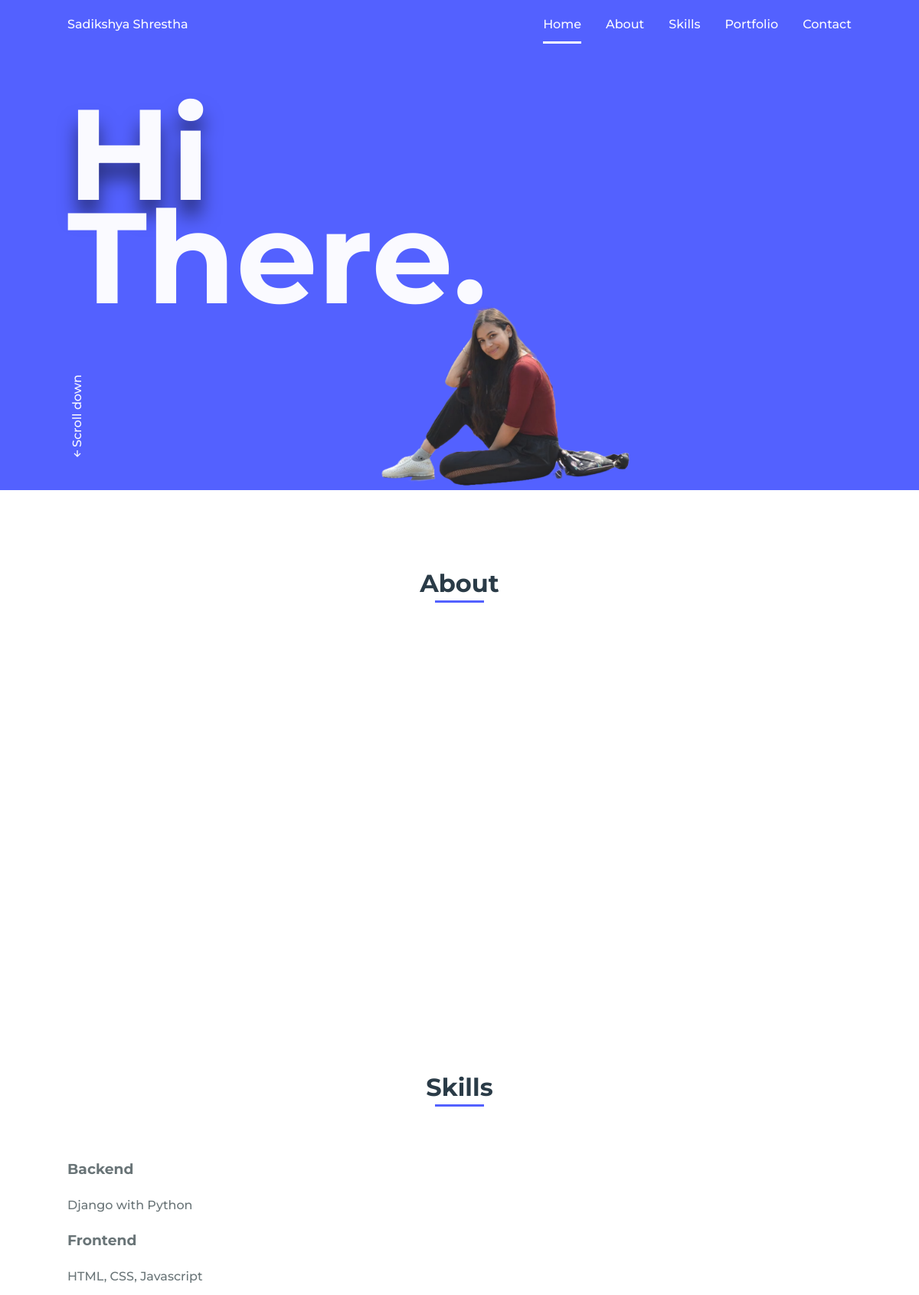
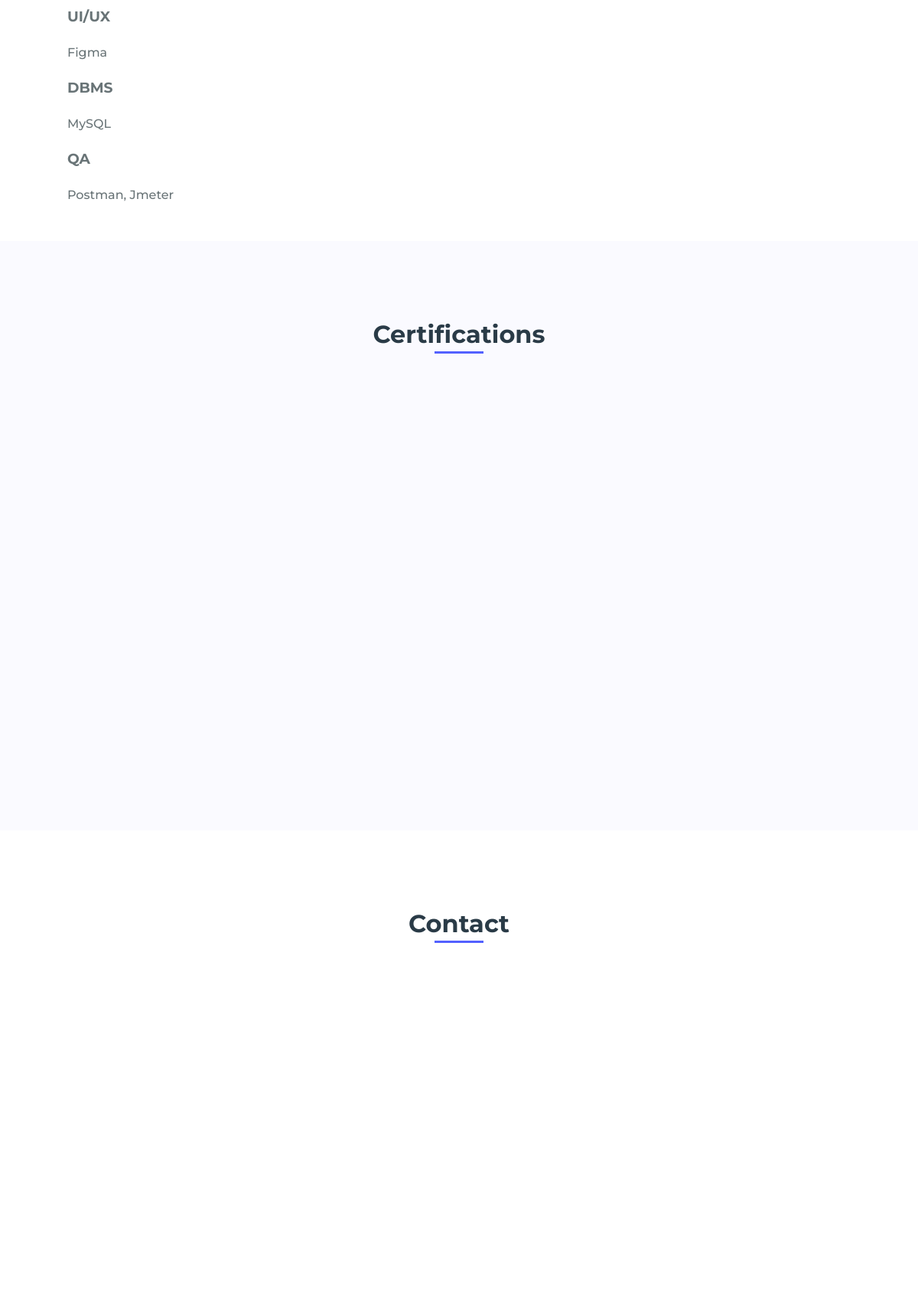
The page / (upper part) on the database its author committed (2 pictures, top to bottom).
### sadikshya/models.py (models this page shows, shortened)
class Home(models.Model):
    name = models.CharField(max_length= 20)
    greetings_1 = models.CharField(max_length= 5)
    greetings_2 = models.CharField(max_length= 5)
    picture = models.ImageField(upload_to= 'picture/')
    updated = models.DateTimeField(auto_now= True)

class Category(models.Model):
    name = models.CharField(max_length= 20)
    updated = models.DateTimeField(auto_now= True)
    class Meta:
        verbose_name = 'Skill'
        verbose_name_plural = 'Skills'

class Skills(models.Model):
    category = models.ForeignKey(Category, on_delete= models.CASCADE)
    skill_name = models.CharField(max_length= 20)

### sadikshya/views.py (the view)
# urls.py: path('', views.index, name="index"),
def index(request):
    home = Home.objects.latest('updated')
    about = About.objects.latest('updated')
    profiles = Profile.objects.filter(about= about)
    categories = Category.objects.all()
    portfolios = Portfolio.objects.all()
    context = {
        'home': home,
        'about': about,
        'profiles': profiles,
        'categories': categories,
        'portfolios': portfolios
    }
    return render(request, 'index.html', context)

### sadikshya/templates/index.html (shortened to what this page needs)
{% load static %}
<!DOCTYPE html>
    <html lang="en">
    <head>
        <link rel="stylesheet" href="{% static 'assets/css/styles.css' %}">
        <link href='https://cdn.jsdelivr.net/npm/boxicons@2.0.5/css/boxicons.min.css' rel='stylesheet'>
    </head>
    <body>
        <header class="l-header">
            <nav class="nav bd-grid">
                <div>
                    <a href="#" class="nav__logo">{{ home.name }}</a>
                </div>
                <div class="nav__menu" id="nav-menu">
                    <ul class="nav__list">
                        <li class="nav__item"><a href="#home" class="nav__link active">Home</a></li>
                        <li class="nav__item"><a href="#about" class="nav__link">About</a></li>
                        <li class="nav__item"><a href="#skills" class="nav__link">Skills</a></li>
                        <li class="nav__item"><a href="#portfolio" class="nav__link">Portfolio</a></li>
                        <li class="nav__item"><a href="#contact" class="nav__link">Contact</a></li>
                    </ul>
                </div>
            </nav>
        </header>
        <main class="l-main">
            <section class="home" id="home">
                <div class="home__container bd-grid">
                    <h1 class="home__title"><span>{{ home.greetings_1 }}</span><br>{{ home.greetings_2 }}.</h1>
                    <div class="home__scroll">
                        <a href="#about" class="home__scroll-link"><i class='bx bx-up-arrow-alt' ></i>Scroll down</a>
                    </div>
                    <img src="{{ home.picture.url }}" alt="" class="home__img">
                </div>
            </section>
            <section class="about section" id="about">
                <h2 class="section-title">About</h2>
                <div class="about__container bd-grid">
                    <div>
                        <div class="about__social">
                        </div>
                    </div>
                </div>
            </section>
            <section class="skills section" id="skills">
                <h2 class="section-title">Skills</h2>
                <div class="skills__container bd-grid">
                    <div class="skills__box">
                        {% for category in categories %}
                            <h3 class= "skills_subtitle">{{category.name}}</h3>
                                {% for skills in category.skills_set.all %}
                                    <span class="skills_name">{{skills.skill_name}}</span>
                                {% endfor %}
                        {% endfor %}
                    </div>
                </div>
            </section>
            <section class="portfolio section" id="portfolio">
                <h2 class="section-title">Certifications</h2>
                <div class="portfolio__container bd-grid">
                </div>
            </section>
            <section class="contact section" id="contact">
                <h2 class="section-title">Contact</h2>
                <div class="contact__container bd-grid">
                    <div class="contact__info">
                    </div>
                    <form action="" class="contact__form">
                        <div class="contact__inputs">
                        </div>
                    </form>
                </div>
            </section>
        </main>
    </body>
</html>

### rows shown on the page
Home: name "Sadikshya Shrestha", greetings_1 "Hi", greetings_2 "There", picture (picture)
Category: name "Backend"
Skills: skill_name "Django with Python"
Category: name "Frontend"
Skills: skill_name "HTML,"
Skills: skill_name "CSS,"
Skills: skill_name "Javascript"
Category: name "UI/UX"
Skills: skill_name "Figma"
Category: name "DBMS"
Skills: skill_name "MySQL"
Category: name "QA"
Skills: skill_name "Postman,"
Skills: skill_name "Jmeter"
